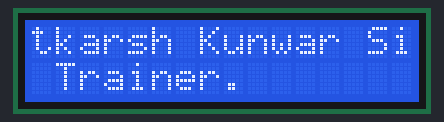
Bench run of a sketch on a simulated Arduino Uno, built with avr-gcc and run on an emulated ATmega328P. Shown: 16×2 character LCD.

Above: at 0.1 s.
At 4.1 s:
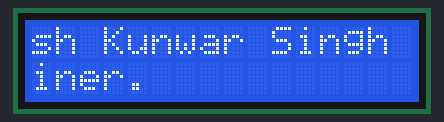
At 9.1 s:
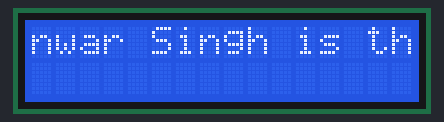
At 19.1 s:
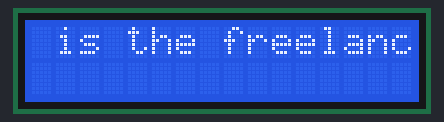
At 28.1 s:
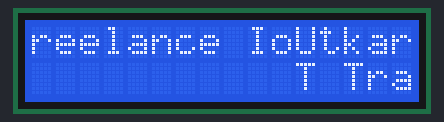
At 38.1 s:
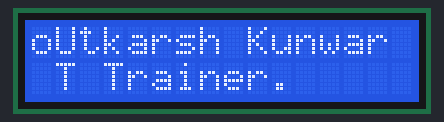

Measured:
- what the display in image 1 shows lasts 1.0 s, from 4.1 s to 5.1 s

The sketch:

sketch_dec05aLCD_Scroll_Display.ino
```cpp
#include <LiquidCrystal.h>

LiquidCrystal lcd(12, 11, 5, 4, 3, 2);
//String data;
//int len;
void setup() {
  // put your setup code here, to run once:
  Serial.begin(9600);
  lcd.begin(16, 2);
  lcd.print("Utkarsh Kunwar Singh is the freelance IoT Trainer.");
}

void loop() {
  // put your main code here, to run repeatedly:
  for (int i = 0; i <= 16; i++)
  {
    lcd.scrollDisplayLeft();
    delay(1000);
  }
}
```
